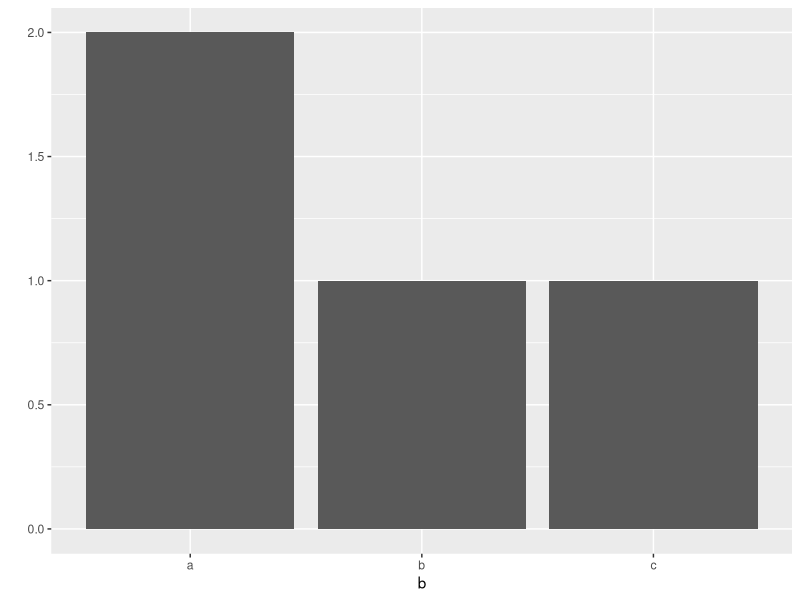
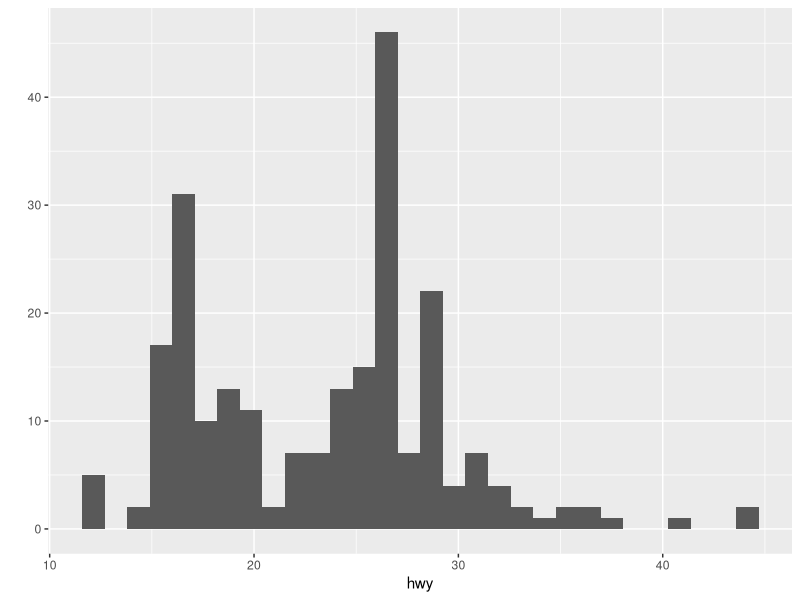
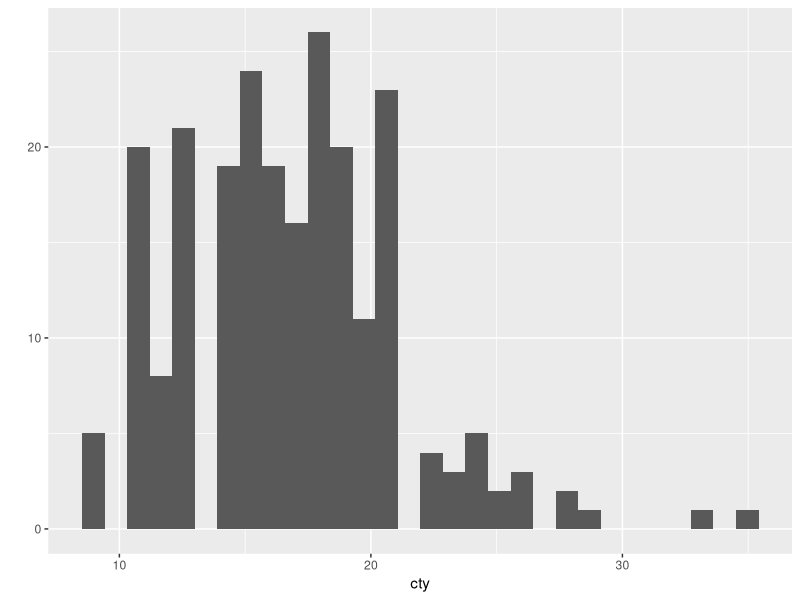
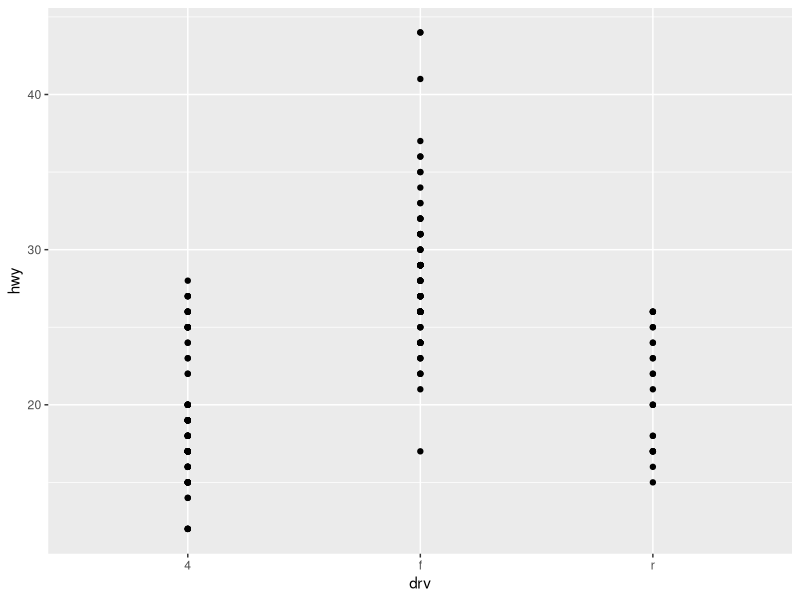
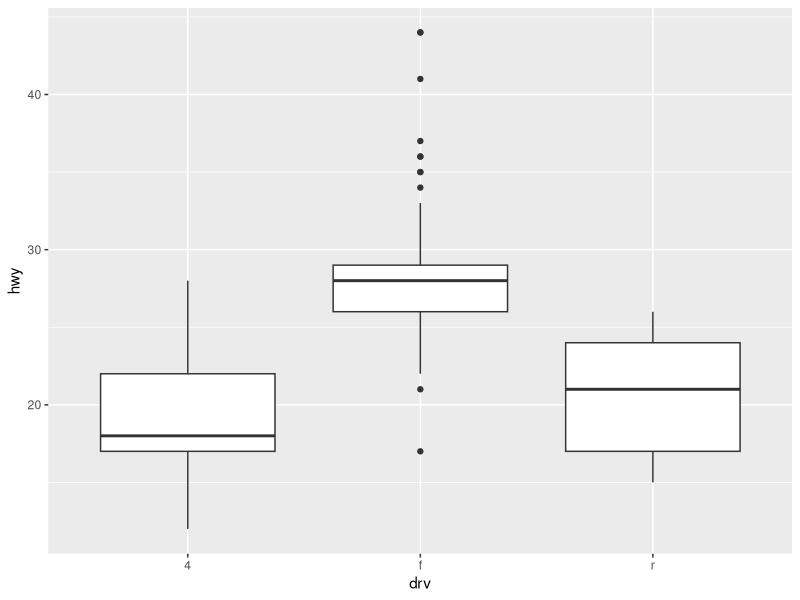
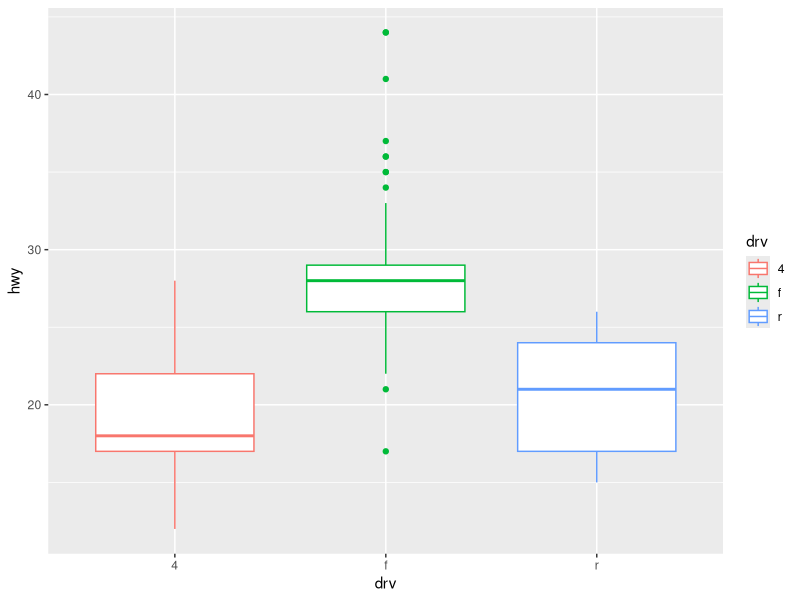
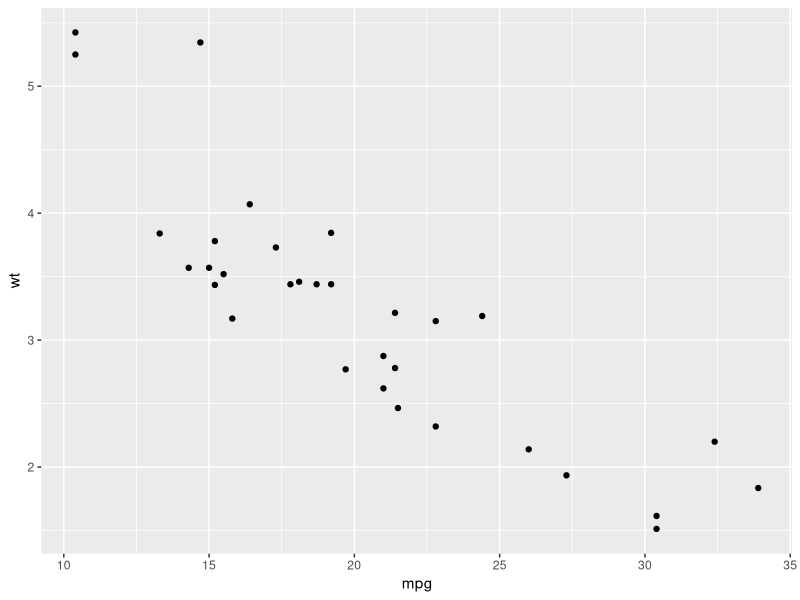
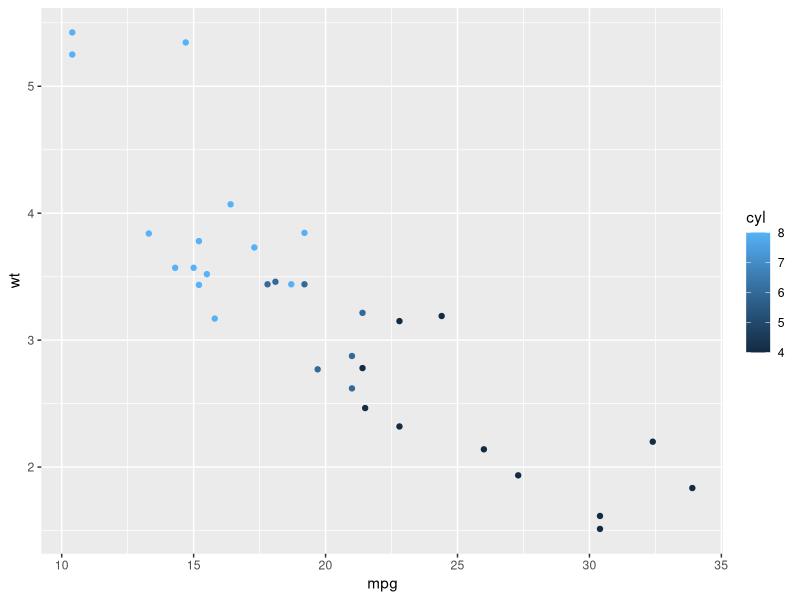

R code for these plots, in order:
library(ggplot2)

a <-c(1,2,3)

mean(a)
max(a)
min(a)

b <- c("a", "a", "b", "c")
qplot(b)

e2 <- c("Hello!", "World", "is", "good!")
e2

paste(e2, collapse = " ")
e2_paste <- paste(e2, collapse = " ")
e2_paste

e3_paste <- paste(e2, collapse = ",")
e3_paste

qplot(data = mpg, x = hwy)
qplot(data = mpg, x = cty)
qplot(data = mpg, y = hwy, x = drv, geom = "point")
qplot(data = mpg, y = hwy, x = drv, geom = "boxplot")
qplot(data = mpg, y = hwy, x = drv, geom = "boxplot", colour = drv)

?qplot

qplot(mpg, wt, data = mtcars)
qplot(mpg, wt, data = mtcars, colour = cyl)
qplot(mpg, wt, data = mtcars, size = cyl)
qplot(mpg, wt, data = mtcars, facets = vs ~ am)